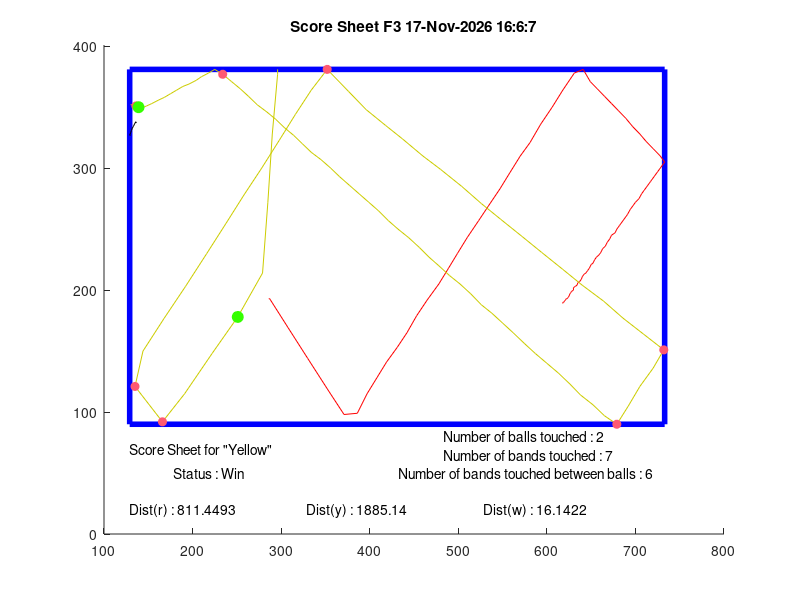
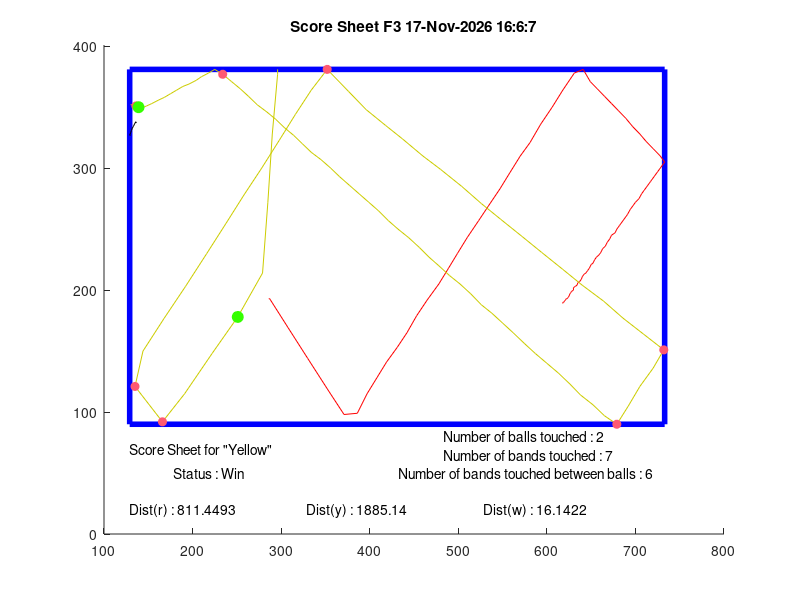

Write the MATLAB code that produced these figures, in order.
width = 854;
height=480;
Folder='F3';
Rband = 255;
Gband=89;
Bband = 114;
Rball = 53;
Gball=255;
Bball=0;
line='-';
X1 = [286  286  286  286  287  308  330  353  371  386  397  408  419  431  442  453  465  478  489  499  510  523  534  547  558  570  581  593  606  618  631  641  649  657  665  673  681  689  697  705  712  720  728  733  729  725  721  717  714  710  707  704  700  697  694  691  688  685  682  679  677  673  671  668  666  663  661  659  656  654  652  650  648  646  644  642  640  639  637  635  634  632  630  630  628  627  626  625  624  623  622  621  620  620  619  619  618  618  618  618
];
Y1 = [287  287  287  287  287  311  336  362  382  381  365  352  339  327  315  301  288  275  262  250  237  223  211  197  184  170  159  144  130  116  102  99  109  115  121  127  133  139  146  152  158  164  170  175  179  183  187  191  194  198  201  205  208  211  214  218  221  224  227  230  233  235  238  241  244  246  249  251  253  255  258  259  262  264  266  267  269  271  273  274  276  277  278  280  281  282  283  285  286  287  287  288  289  289  290  290  290  291  291  291
];
X2 = [296  296  290  285  279  251  222  191  166  135  144  168  192  216  238  258  278  298  316  334  352  376  396  418  437  460  480  504  526  548  572  594  618  640  664  686  709  732  720  705  692  679  665  652  638  626  613  600  587  575  562  550  538  526  514  502  490  478  467  456  444  432  421  410  399  388  377  366  356  345  334  324  314  304  294  284  273  263  254  244  234  225  218  210  204  196  189  182  175  168  162  154  148  142  139  136  134  132  130  130
];
Y2 = [99  103  152  208  266  302  332  365  388  359  330  303  277  250  225  202  180  157  136  116  99  117  132  145  156  170  181  195  209  222  236  249  263  276  289  303  316  329  344  359  375  390  383  374  366  357  348  340  332  324  315  307  299  292  283  275  268  260  253  245  237  230  223  215  208  201  194  187  180  173  167  160  153  147  140  134  128  121  115  109  103  99  102  105  108  111  113  116  119  122  124  127  129  131  130  129  128  128  128  127
];
X3 = [136  136  136  136  136  136  136  136  136  136  136  136  136  136  136  136  136  136  136  136  136  136  136  136  136  136  136  136  136  136  136  136  136  136  136  136  136  136  136  136  136  136  136  136  136  136  136  136  136  136  136  136  136  136  136  136  136  136  136  136  136  136  136  136  136  136  136  136  136  136  136  136  136  136  136  136  136  136  136  136  136  136  136  136  136  136  136  136  136  136  136  136  136  135  133  132  131  130  129  130
];
Y3 = [142  142  143  142  142  143  143  142  142  143  142  142  143  142  143  142  142  143  142  142  142  142  142  142  142  142  143  142  142  142  142  142  142  142  142  142  142  142  142  142  142  142  142  142  142  142  142  142  142  142  142  142  142  142  142  142  142  142  142  142  142  142  142  142  142  142  142  142  142  142  142  142  142  142  142  142  142  142  142  142  142  142  142  142  142  142  142  142  142  142  142  142  142  143  146  147  149  151  153  153
];
%% Changement des coordonnées pour matlab

Y1 = (height - Y1);
Y2 = (height - Y2);
Y3 = (height - Y3);

%% Normalisation des valeurs RGB

Ballcol = [Rball Gball Bball]./255;
Bandcol = [Rband Gband Bband]./255;

%% Detection des bords

Xmin = min([X1,X2,X3]);
Xmax = max([X1,X2,X3]);
Ymin = min([Y1,Y2,Y3]);
Ymax = max([Y1,Y2,Y3]);

Xframe = [Xmin Xmax Xmax Xmin Xmin];
Yframe = [Ymin Ymin Ymax Ymax Ymin];

%% Détection des valeurs absurdes

OX1=isoutlier(X1,'movmedian',5);
OY1=isoutlier(Y1,'movmedian',5);
OX2=isoutlier(X2,'movmedian',5);
OY2=isoutlier(Y2,'movmedian',5);
OX3=isoutlier(X3,'movmedian',5);
OY3=isoutlier(Y3,'movmedian',5);

OX1id = find(OX1);
OY1id = find(OY1);
OX2id = find(OX2);
OY2id = find(OY2);
OX3id = find(OX3);
OY3id = find(OY3);

if isempty(OX1id) == 0  
    if OX1id(1) == 1
    OX1id(1) = [];
    end
end
if isempty(OY1id) == 0  
    if OY1id(1) == 1
    OY1id(1) = [];
    end
end
if isempty(OX2id) == 0  
    if OX2id(1) == 1
    OX2id(1) = [];
    end
end
if isempty(OY2id) == 0  
    if OY2id(1) == 1
    OY2id(1) = [];
    end
end
if isempty(OX3id) == 0  
    if OX3id(1) == 1
    OX3id(1) = [];
    end
end
         
if isempty(OY3id) == 0  
    if OY3id(1) == 1
    OY3id(1) = [];
    end
end

X1(OX1id)=X1(OX1id-1);
Y1(OY1id)=Y1(OY1id-1);
X2(OX2id)=X2(OX2id-1);
Y2(OY2id)=Y2(OY2id-1);
X3(OX3id)=X3(OX3id-1);
Y3(OY3id)=Y3(OY3id-1);


%% Détection de la premiere balle qui bouge
    
d=2;

distB1 = sqrt((X1-X1(1)).^2+(Y1-Y1(1)).^2);
distB2 = sqrt((X2-X2(1)).^2+(Y2-Y2(1)).^2);
distB3 = sqrt((X3-X3(1)).^2+(Y3-Y3(1)).^2);
    
mb1=find(distB1>d, 1);
mb2=find(distB2>d, 1);
mb3=find(distB3>d, 1);

%% Calcul du nombre de boules touchées

touch = 2;

if isempty(mb1) 
   mb1 = size(X1,2)-2;
   touch = touch - 1;
end
if isempty(mb2) 
   mb2 = size(X2,2)-2; 
      touch = touch - 1;

end
if isempty(mb3) 
   mb3 = size(X3,2)-2;
      touch = touch - 1;
end

%% Détermination de l'ordre de mouvement des boules

A=[mb1,mb2,mb3];
[tfirst,ifirst] = min(A);
[tthird, ithird] = max(A);
A(ifirst) = [];
tsecond = min(A);

switch ifirst
    case 1
    XFIRST = X1;
    YFIRST = Y1;
    player = 'Score Sheet for "Red" ';
    switch ithird
        case 2
            XSECOND = X3;
            YSECOND = Y3;
            XTHIRD = X2;
            YTHIRD = Y2;
            
        case 3
            XSECOND = X2;
            YSECOND = Y2;
            XTHIRD = X3;
            YTHIRD = Y3;   
    end
    case 2
    XFIRST = X2;
    YFIRST = Y2;
    player = 'Score Sheet for "Yellow" ';
    switch ithird
        case 1
            XSECOND = X3;
            YSECOND = Y3;
            XTHIRD = X1;
            YTHIRD = Y1;
        case 3
            XSECOND = X1;
            YSECOND = Y1;
            XTHIRD = X3;
            YTHIRD = Y3;
    end
    case 3
    XFIRST = X3;
    YFIRST = Y3;
    player = 'Score Sheet for "White" ';
    switch ithird
        case 1
            XSECOND = X2;
            YSECOND = Y2;
            XTHIRD = X1;
            YTHIRD = Y1;
        case 2
            XSECOND = X1;
            YSECOND = Y1;
            XTHIRD = X2;
            YTHIRD = Y2;    
    end
end

%% Détection des chocs entre la premère boule et les bandes
dboule = 9;

rbndXmin = find(abs(XFIRST-Xmin)<= dboule);
rbndXmin = rbndXmin(rbndXmin >=tfirst & abs(diff([0,rbndXmin]))>1);
    
rbndXmax = find(abs(XFIRST-Xmax)<= dboule);
rbndXmax = rbndXmax(rbndXmax >=tfirst & abs(diff([0,rbndXmax]))>1);
    
rbndYmin = find(abs(YFIRST-Ymin)<= dboule);
rbndYmin = rbndYmin(rbndYmin >=tfirst & abs(diff([0,rbndYmin]))>1);
    
rbndYmax = find(abs(YFIRST-Ymax)<= dboule);
rbndYmax = rbndYmax(rbndYmax >=tfirst & abs(diff([0,rbndYmax]))>1);
    
nbrebonds = size(rbndXmin,2) + size(rbndXmax,2) + size(rbndYmin,2) + size(rbndYmax,2);
    
rebondsentre = size(rbndXmin(rbndXmin>=tsecond & rbndXmin<=tthird),2)...
              +size(rbndXmax(rbndXmax>=tsecond & rbndXmax<=tthird),2)...
              +size(rbndYmin(rbndYmin>=tsecond & rbndYmin<=tthird),2)...
              +size(rbndYmax(rbndYmax>=tsecond & rbndYmax<=tthird),2);
         
    
%% Calcul des distances parcourues par chaque boule    
    
DistR = sum(sqrt(diff(X1).^2 + diff(Y1).^2));
DistY = sum(sqrt(diff(X2).^2 + diff(Y2).^2));
DistW = sum(sqrt(diff(X3).^2 + diff(Y3).^2));
    
%% Detection des chocs entre les boules   

% chocs12 = find(abs(YFIRST(tsecond-2:tsecond+2)-YSECOND(tsecond-2:tsecond+2))<=35 & abs(XFIRST(tsecond-2:tsecond+2)-XSECOND(tsecond-2:tsecond+2))<=35);
%   
% chocs13 = find(abs(YFIRST(tthird)-YTHIRD(tthird))<=35 & abs(XFIRST(tthird)-XTHIRD(tthird))<=35);
%     
% if isempty(chocs12) == 1 || touch<1
%     fprintf('pas de choc sur\n');
% else
%     fprintf('choc sur photo %d\n',tsecond);
% end
% 
% if isempty(chocs13) == 1 || touch < 2
% 
%     fprintf('pas de choc sur\n');
% else
%     fprintf('choc sur photo %d\n',tthird);
% end

%% Détermination du score
if touch == 2 && rebondsentre >= 3
    score = 'Status : Win';
else
    score = 'Status : Loss';
end

%% Affichage de la figure
c = clock;
h = num2str(c(4));
min = num2str(c(5));
s = num2str(floor(c(6)));
time = strcat(h,':',min,':',s);

figure(1);
hold on
    title(['Score Sheet',' ',Folder ,' ', date, ' ', time]);
    ylim([0,Ymax+20]);
    plot(Xframe, Yframe,'-b','DisplayName','Bords du billard','LineWidth',4);
    plot(X1,Y1,line,'DisplayName','Boule rouge', 'Color', [1 0 0]);
    plot(X2,Y2,line,'DisplayName','Boule jaune', 'Color', [0.8 0.8 0]);
    plot(X3,Y3,line,'DisplayName', 'Boule blanche', 'Color', [0 0 0]);
    plot(XFIRST(rbndXmin),YFIRST(rbndXmin),'o','MarkerSize',6, 'MarkerFaceColor', Bandcol, 'MarkerEdgeColor', Bandcol);
    plot(XFIRST(rbndXmax),YFIRST(rbndXmax),'o','MarkerSize',6, 'MarkerFaceColor', Bandcol, 'MarkerEdgeColor', Bandcol);
    plot(XFIRST(rbndYmin),YFIRST(rbndYmin),'o','MarkerSize',6, 'MarkerFaceColor', Bandcol, 'MarkerEdgeColor', Bandcol);
    plot(XFIRST(rbndYmax),YFIRST(rbndYmax),'o','MarkerSize',6, 'MarkerFaceColor', Bandcol, 'MarkerEdgeColor', Bandcol);
    
    if touch >= 1
    plot(XFIRST(tsecond),YFIRST(tsecond),'o','MarkerSize',8, 'MarkerFaceColor', Ballcol, 'MarkerEdgeColor', Ballcol);
    end
    if touch == 2
    plot(XFIRST(tthird),YFIRST(tthird),'o','MarkerSize',8, 'MarkerFaceColor', Ballcol, 'MarkerEdgeColor', Ballcol);
    end
    
    text(Xmin, 70, player);
    text(Xmin+50, 50, score);
    text(Xmax-250, 80, ['Number of balls touched : ',num2str(touch)]);
    text(Xmax-250, 65, ['Number of bands touched : ',num2str(nbrebonds)]);
    text(Xmax-300, 50, ['Number of bands touched between balls : ',num2str(rebondsentre)]);
    text(Xmin, 20, ['Dist(r) : ',num2str(DistR)]);
    text(Xmin+200, 20, ['Dist(y) : ',num2str(DistY)]);
    text(Xmin+400, 20, ['Dist(w) : ',num2str(DistW)]);
    hold off
             
print('ScoreSheet','-dpdf');
print('ScoreSheet','-dpng');
